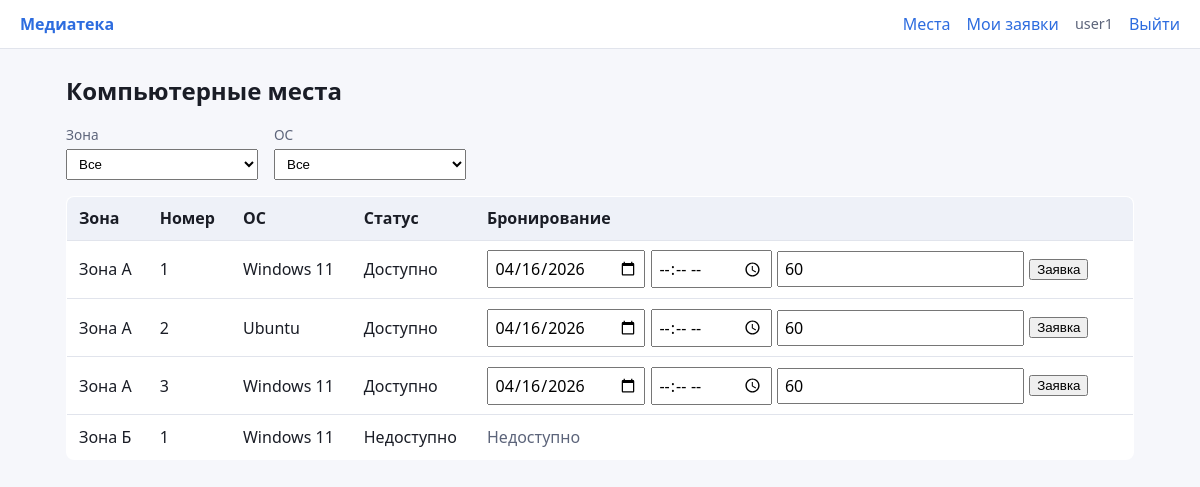
Screenshot of / (signed in) with the database file from the repository.
### library_booking/models.py (models this page shows, shortened)
class ComputerPlace(models.Model):
    number = models.PositiveIntegerField('Номер')
    zone = models.CharField('Зона', max_length=100)
    operating_system = models.CharField('Операционная система', max_length=100)
    status = models.ForeignKey(
        Status,
        verbose_name='Статус',
        on_delete=models.PROTECT,
        related_name='places',
        limit_choices_to={'kind': StatusKind.PLACE},
    )
    class Meta:
        verbose_name = 'Компьютерное место'
        verbose_name_plural = 'Компьютерные места'
        constraints = [
            models.UniqueConstraint(fields=('zone', 'number'), name='uniq_zone_number'),
        ]
    def is_available_for_booking(self) -> bool:
        return (
            self.status.kind == StatusKind.PLACE
            and self.status.code == StatusCodes.PLACE_AVAILABLE
        )

class Status(models.Model):
    code = models.SlugField(max_length=50)
    label = models.CharField('Подпись', max_length=100)
    kind = models.CharField('Тип', max_length=10, choices=StatusKind.choices)
    class Meta:
        verbose_name = 'Статус'
        verbose_name_plural = 'Статусы'
        constraints = [
            models.UniqueConstraint(fields=('code', 'kind'), name='uniq_status_code_kind'),
        ]

### library_booking/views.py (the view)
# urls.py: path('', views.place_list, name='place_list'),
def place_list(request):
    ctx = _place_list_context(request)
    if request.GET.get('partial') == '1':
        return render(request, 'library_booking/_place_list_inner.html', ctx)
    return render(request, 'library_booking/place_list.html', ctx)

### library_booking/forms.py (shortened to what this page needs)
class BookingForm(forms.ModelForm):
    class Meta:
        model = Booking
        fields = ('place', 'date', 'start_time', 'duration')
        widgets = {
            'date': forms.DateInput(attrs={'type': 'date'}),
            'start_time': forms.TimeInput(attrs={'type': 'time'}),
            'duration': forms.NumberInput(attrs={'min': 15, 'step': 15}),
        }

### library_booking/views.py (called while the page is built)
def _place_list_queryset(request):
    qs = ComputerPlace.objects.select_related('status').order_by('zone', 'number')
    zone = request.GET.get('zone') or ''
    os_name = request.GET.get('os') or ''
    if zone:
        qs = qs.filter(zone=zone)
    if os_name:
        qs = qs.filter(operating_system=os_name)
    return qs, zone, os_name

def _place_list_context(request, booking_form=None):
    places, zone, os_name = _place_list_queryset(request)
    zones = (
        ComputerPlace.objects.order_by('zone')
        .values_list('zone', flat=True)
        .distinct()
    )
    systems = (
        ComputerPlace.objects.order_by('operating_system')
        .values_list('operating_system', flat=True)
        .distinct()
    )
    return {
        'places': places,
        'zones': zones,
        'systems': systems,
        'current_zone': zone,
        'current_os': os_name,
        'booking_form': booking_form if booking_form is not None else BookingForm(),
    }

### library_booking/templates/library_booking/place_list.html (shortened to what this page needs)
{% extends "library_booking/base.html" %}
{% load static %}
{% block content %}
<h1>Компьютерные места</h1>
<section class="filters" aria-label="Фильтры">
  <label>Зона
    <select id="filter-zone" name="zone">
      <option value="">Все</option>
    </select>
  </label>
  <label>ОС
    <select id="filter-os" name="os">
      <option value="">Все</option>
    </select>
  </label>
</section>
<div id="place-list-inner">
  {% include "library_booking/_place_list_inner.html" %}
</div>
{% endblock %}

### library_booking/templates/library_booking/base.html (shortened to what this page needs)
{% load static %}
<!DOCTYPE html>
<html lang="ru">
<head>
  <link rel="stylesheet" href="{% static 'library_booking/style.css' %}">
</head>
<body>
  <header class="site-header">
    <a class="logo" href="{% url 'library_booking:place_list' %}">Медиатека</a>
    <nav>
      <a href="{% url 'library_booking:place_list' %}">Места</a>
      {% if user.is_authenticated %}
        <a href="{% url 'library_booking:my_bookings' %}">Мои заявки</a>
        <span class="user-label">{{ user.username }}</span>
        <form class="inline-logout" method="post" action="{% url 'library_booking:logout' %}">
          <button type="submit" class="link-btn">Выйти</button>
        </form>
      {% else %}
        <a href="{% url 'library_booking:login' %}">Вход</a>
      {% endif %}
    </nav>
  </header>
  <main class="content">
    {% block content %}{% endblock %}
  </main>
</body>
</html>

### library_booking/templates/library_booking/_place_list_inner.html (shortened to what this page needs)
<table class="data-table">
  <thead>
    <tr>
      <th>Зона</th>
      <th>Номер</th>
      <th>ОС</th>
      <th>Статус</th>
      <th>Бронирование</th>
    </tr>
  </thead>
  <tbody>
    {% for p in places %}
      <tr>
        <td>{{ p.zone }}</td>
        <td>{{ p.number }}</td>
        <td>{{ p.operating_system }}</td>
        <td>{{ p.status.label }}</td>
        <td>
          {% if p.is_available_for_booking %}
            {% if user.is_authenticated %}
              <form class="inline-booking" method="post" action="{% url 'library_booking:booking_create' %}">
                <input type="date" name="date" required value="{% now "Y-m-d" %}">
                <input type="time" name="start_time" required>
                <input type="number" name="duration" value="60" min="15" step="15" title="Минуты">
                <button type="submit">Заявка</button>
              </form>
            {% else %}
              <a href="{% url 'library_booking:login' %}?next={{ request.path }}">Войдите, чтобы забронировать</a>
            {% endif %}
          {% else %}
            <span class="muted">Недоступно</span>
          {% endif %}
        </td>
      </tr>
    {% empty %}
      <tr><td colspan="5">Нет мест по выбранным фильтрам.</td></tr>
    {% endfor %}
  </tbody>
</table>

### library_booking/static/library_booking/style.css (style rules this page uses)
:root { --bg: #f6f7fb; --card: #fff; --text: #1a1d26; --muted: #5c647a; --accent: #2d6cdf; --border: #e1e4ec; }
* { box-sizing: border-box; }
body { margin: 0; font-family: system-ui, -apple-system, Segoe UI, Roboto, sans-serif; background: var(--bg); color: var(--text); line-height: 1.5; }
.site-header { display: flex; align-items: center; justify-content: space-between; gap: 1rem; padding: 0.75rem 1.25rem; background: var(--card); border-bottom: 1px solid var(--border); }
.site-header nav { display: flex; flex-wrap: wrap; align-items: center; gap: 0.75rem 1rem; }
.logo { font-weight: 700; color: var(--accent); text-decoration: none; }
.site-header a { color: var(--accent); text-decoration: none; }
.user-label { color: var(--muted); font-size: 0.9rem; }
.inline-logout { display: inline; margin: 0; }
.link-btn { background: none; border: none; color: var(--accent); cursor: pointer; padding: 0; font: inherit; }
.content { max-width: 1100px; margin: 0 auto; padding: 1.5rem 1rem 3rem; }
h1 { font-size: 1.5rem; margin-top: 0; }
.filters { display: flex; flex-wrap: wrap; gap: 1rem; margin-bottom: 1rem; }
.filters label { display: flex; flex-direction: column; font-size: 0.85rem; color: var(--muted); }
.filters select { margin-top: 0.25rem; min-width: 12rem; padding: 0.35rem 0.5rem; }
.data-table { width: 100%; border-collapse: collapse; background: var(--card); border: 1px solid var(--border); border-radius: 8px; overflow: hidden; }
.data-table th, .data-table td { padding: 0.6rem 0.75rem; border-bottom: 1px solid var(--border); text-align: left; vertical-align: middle; }
.data-table th { background: #eef1f8; font-weight: 600; }
.inline-booking { display: flex; flex-wrap: wrap; gap: 0.35rem; align-items: center; }
.inline-booking input[type='date'], .inline-booking input[type='time'], .inline-booking input[type='number'] { padding: 0.25rem 0.35rem; font: inherit; }
.muted { color: var(--muted); }

### rows the page displays
ComputerPlace: zone "Зона А", number "1", operating_system "Windows 11", status.label "Доступно"
ComputerPlace: zone "Зона А", number "2", operating_system "Ubuntu", status.label "Доступно"
ComputerPlace: zone "Зона А", number "3", operating_system "Windows 11", status.label "Доступно"
ComputerPlace: zone "Зона Б", number "1", operating_system "Windows 11", status.label "Недоступно"

### other values shown
{{ user.username }} "user1"
